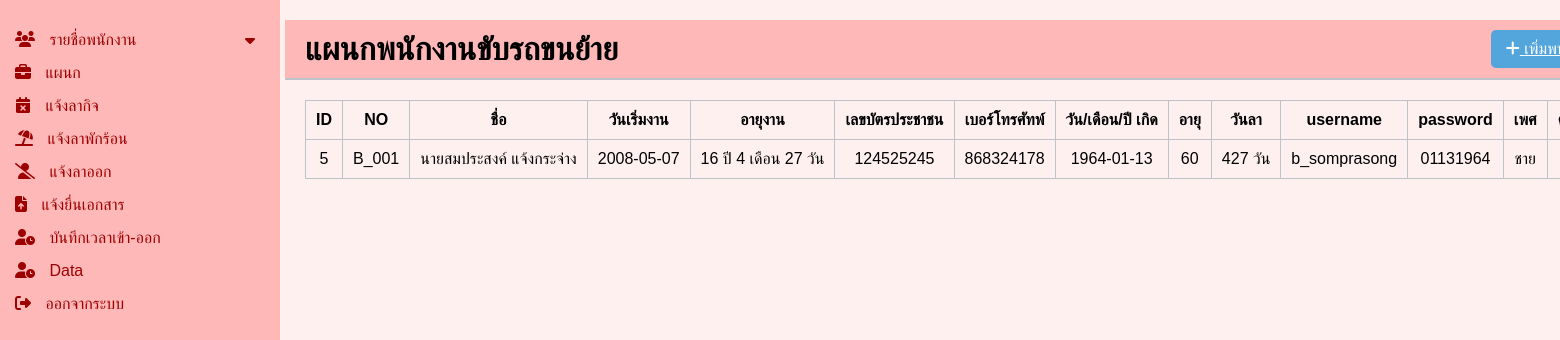
Page /backend/show_position2.php on the committed database.
### tables this page shows
CREATE TABLE `tb_user` (
  `user_id` int(11) NOT NULL,
  `user_no` varchar(45) DEFAULT NULL,
  `user_name` varchar(255) DEFAULT NULL,
  `user_startDate` date DEFAULT NULL,
  `user_exp` varchar(50) DEFAULT NULL,
  `user_idNumber` int(11) DEFAULT NULL,
  `user_phoneNumber` varchar(11) DEFAULT NULL,
  `user_Date` date DEFAULT NULL,
  `user_age` varchar(255) DEFAULT NULL,
  `user_day` varchar(45) DEFAULT NULL,
  `user_username` varchar(45) DEFAULT NULL,
  `user_password` varchar(45) DEFAULT NULL,
  `user_gender` varchar(45) DEFAULT NULL,
  `position_id` int(11) NOT NULL
);

### backend/show_position2.php (the view, shortened to what this page needs)
<?php include 'sidebar.php'; ?>
<!DOCTYPE html>
<html lang="en">
<head>
    <link rel="stylesheet" href="https://cdnjs.cloudflare.com/ajax/libs/font-awesome/6.1.1/css/all.min.css">
    <link rel="stylesheet" href="css/position_2.css">
</head>
<body>
    <div class="container">
        <div class="main-content">
            <header>
                <h1>แผนกพนักงานขับรถขนย้าย</h1>
                <div class="actions">
                    <a href="add_pos2.php" class="btn btn-add"><i class="fa fa-plus"></i> เพิ่มพนักงาน</a>
                </div>
            </header>
            <div class="content">
                <table class="table">
                    <thead>
                        <tr>
                            <th scope="col">ID</th>
                            <th scope="col">NO</th>
                            <th scope="col">ชื่อ</th>
                            <th scope="col">วันเริ่มงาน</th>
                            <th scope="col">อายุงาน</th>
                            <th scope="col">เลขบัตรประชาชน</th>
                            <th scope="col">เบอร์โทรศัทพ์</th>
                            <th scope="col">วัน/เดือน/ปี เกิด</th>
                            <th scope="col">อายุ</th>
                            <th scope="col">วันลา</th>
                            <th scope="col">username</th>
                            <th scope="col">password</th>
                            <th scope="col">เพศ</th>
                            <th scope="col">ตำแหน่ง</th>
                        </tr>
                    </thead>
                    <tbody>
                        <?php
                        $db = new class_conn();
                        $conn = $db->connect();
                        $sql = "SELECT * FROM tb_user WHERE position_id = 2";
                        $result = $conn->query($sql);
                        if ($result->num_rows > 0) {
                            while ($row = $result->fetch_assoc()) {
                                echo "<tr>
                                <td>{$row['user_id']}</td>
                                <td>{$row['user_no']}</td>
                                <td>{$row['user_name']}</td>
                                <td>{$row['user_startDate']}</td>
                                <td>{$row['user_exp']}</td>
                                <td>{$row['user_idNumber']}</td>
                                <td>{$row['user_phoneNumber']}</td>
                                <td>{$row['user_Date']}</td>
                                <td>{$row['user_age']}</td>
                                <td>{$row['user_day']}</td>
                                <td>{$row['user_username']}</td>
                                <td>{$row['user_password']}</td>
                                <td>{$row['user_gender']}</td>
                                <td>{$row['position_id']}</td>
                                <td>
                                    <a href='edit_pos2.php?id={$row['user_id']}'>แก้ไข</a>
                                    <a href='delete_pos2.php?user_no=" . $row['user_no'] . "' class='btn btn-delete' onclick='return confirm(\"คุณต้องการลบข้อมูลพนักงานนี้หรือไม่?\")'>ลบ</a>
                            </tr>";
                            }
                        }
                        ?>
                    </tbody>
                </table>
            </div>
        </div>
    </div>
</body>
</html>

### backend/css/sidebar.css (style rules this page uses)
body { font-family: Arial, sans-serif; margin: 0; padding: 0; background-color: #FFDEDE; }
.container { display: flex; height: 100vh; }
.main-content { flex: 1; padding: 20px; }
header { display: flex; justify-content: space-between; align-items: center; background-color: #ecf0f1; padding: 10px 20px; border-bottom: 2px solid #bdc3c7; }
header h1 { margin: 0; }
.actions { display: flex; }
.actions .btn { background-color: #3498db; color: white; border: none; padding: 10px 15px; margin-left: 10px; cursor: pointer; border-radius: 5px; }
.content { padding: 20px; }

### backend/css/position_2.css (style rules this page uses)
body { font-family: Arial, sans-serif; background-color: #FFF0F0; display: flex; height: 100vh; margin: 0; }
.main-content { padding-left: 5px; flex-direction: column; }
header { display: flex; justify-content: space-between; align-items: center; background-color: #FFB8B8; padding: 10px 20px; border-bottom: 2px solid #bdc3c7; }
header h1 { margin: 0; }
.actions { display: flex; }
.actions .btn { background-color: #53a6dc; color: white; border: none; padding: 10px 15px; margin-left: 10px; cursor: pointer; border-radius: 5px; }
.content { padding: 20px; flex: 1; display: flex; flex-direction: column; overflow: auto; }
.table { width: 100%; border-collapse: collapse; }
table, th, td { border: 1px solid #bdc3c7; }
th, td { padding: 10px; text-align: center; overflow: hidden; text-overflow: ellipsis; white-space: nowrap; }

### rows in the picture
tb_user: user_id "5", user_no "B_001", user_name "นายสมประสงค์ แจ้งกระจ่าง", user_startDate "2008-05-07", user_exp "16 ปี 4 เดือน 27 วัน", user_idNumber "124525245", user_phoneNumber "868324178", user_Date "1964-01-13", user_age "60", user_day "427 วัน", user_username "b_somprasong", user_password "01131964", user_gender "ชาย"
